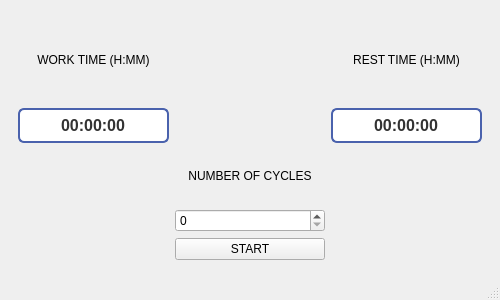
<?xml version="1.0" encoding="UTF-8"?>
<ui version="4.0">
 <class>MainWindow</class>
 <widget class="QMainWindow" name="MainWindow">
  <property name="geometry">
   <rect>
    <x>0</x>
    <y>0</y>
    <width>500</width>
    <height>300</height>
   </rect>
  </property>
  <property name="maximumSize">
   <size>
    <width>500</width>
    <height>400</height>
   </size>
  </property>
  <property name="windowTitle">
   <string>MainWindow</string>
  </property>
  <widget class="QWidget" name="centralwidget">
   <layout class="QHBoxLayout" name="horizontalLayout">
    <item>
     <widget class="QStackedWidget" name="stackedWidget">
      <property name="currentIndex">
       <number>0</number>
      </property>
      <widget class="QWidget" name="page">
       <layout class="QVBoxLayout" name="verticalLayout_4">
        <item>
         <layout class="QGridLayout" name="gridLayout" columnstretch="1,1,1">
          <property name="sizeConstraint">
           <enum>QLayout::SizeConstraint::SetDefaultConstraint</enum>
          </property>
          <item row="0" column="0">
           <widget class="QLabel" name="label_2">
            <property name="text">
             <string>WORK TIME (H:MM)</string>
            </property>
            <property name="alignment">
             <set>Qt::AlignmentFlag::AlignCenter</set>
            </property>
           </widget>
          </item>
          <item row="1" column="0">
           <widget class="QTimeEdit" name="timeEdit_2">
            <property name="focusPolicy">
             <enum>Qt::FocusPolicy::ClickFocus</enum>
            </property>
            <property name="styleSheet">
             <string notr="true">QTimeEdit {
    border: 2px solid #4a62ad;       /* Синяя рамка */
    border-radius: 6px;              /* Скругление углов */
    padding: 5px 10px;               /* Отступы внутри поля */
    background-color: #ffffff;       /* Цвет фона */
    color: #333333;                  /* Цвет текста */
    font-family: &quot;Segoe UI&quot;, Arial;  /* Шрифт */
    font-size: 16px;                 /* Размер текста */
    font-weight: bold;
}

/* Стиль при наведении мыши на поле */
QTimeEdit:hover {
    border: 2px solid #354580;       /* Темно-синяя рамка */
}

/* Стилизация блока с кнопками &quot;вверх-вниз&quot; */
QTimeEdit::up-button, QTimeEdit::down-button {
    subcontrol-origin: border;
    width: 20px;                     /* Ширина кнопок */
    background: #eaeaea;             /* Фон кнопок */
    border-left: 1px solid #4a62ad;  /* Разделительная линия */
}

/* Отдельно верхняя кнопка */
QTimeEdit::up-button {
    subcontrol-position: top right;  /* Позиция вверху справа */
    border-top-right-radius: 4px;
}

/* Отдельно нижняя кнопка */
QTimeEdit::down-button {
    subcontrol-position: bottom right; /* Позиция внизу справа */
    border-bottom-right-radius: 4px;
}

/* Эффект при нажатии на кнопки */
QTimeEdit::up-button:pressed, QTimeEdit::down-button:pressed {
    background: #4a62ad;
}</string>
            </property>
            <property name="alignment">
             <set>Qt::AlignmentFlag::AlignCenter</set>
            </property>
            <property name="buttonSymbols">
             <enum>QAbstractSpinBox::ButtonSymbols::NoButtons</enum>
            </property>
           </widget>
          </item>
          <item row="0" column="2">
           <widget class="QLabel" name="label_3">
            <property name="text">
             <string>REST TIME (H:MM)</string>
            </property>
            <property name="alignment">
             <set>Qt::AlignmentFlag::AlignCenter</set>
            </property>
           </widget>
          </item>
          <item row="1" column="1">
           <spacer name="horizontalSpacer">
            <property name="orientation">
             <enum>Qt::Orientation::Horizontal</enum>
            </property>
            <property name="sizeHint" stdset="0">
             <size>
              <width>40</width>
              <height>20</height>
             </size>
            </property>
           </spacer>
          </item>
          <item row="4" column="0">
           <spacer name="horizontalSpacer_2">
            <property name="orientation">
             <enum>Qt::Orientation::Horizontal</enum>
            </property>
            <property name="sizeHint" stdset="0">
             <size>
              <width>40</width>
              <height>20</height>
             </size>
            </property>
           </spacer>
          </item>
          <item row="4" column="2">
           <spacer name="horizontalSpacer_3">
            <property name="orientation">
             <enum>Qt::Orientation::Horizontal</enum>
            </property>
            <property name="sizeHint" stdset="0">
             <size>
              <width>40</width>
              <height>20</height>
             </size>
            </property>
           </spacer>
          </item>
          <item row="4" column="1">
           <widget class="QPushButton" name="startCycleButton">
            <property name="text">
             <string>START</string>
            </property>
           </widget>
          </item>
          <item row="1" column="2">
           <widget class="QTimeEdit" name="timeEdit">
            <property name="styleSheet">
             <string notr="true">QTimeEdit {
    border: 2px solid #4a62ad;       /* Синяя рамка */
    border-radius: 6px;              /* Скругление углов */
    padding: 5px 10px;               /* Отступы внутри поля */
    background-color: #ffffff;       /* Цвет фона */
    color: #333333;                  /* Цвет текста */
    font-family: &quot;Segoe UI&quot;, Arial;  /* Шрифт */
    font-size: 16px;                 /* Размер текста */
    font-weight: bold;
}

/* Стиль при наведении мыши на поле */
QTimeEdit:hover {
    border: 2px solid #354580;       /* Темно-синяя рамка */
}

/* Стилизация блока с кнопками &quot;вверх-вниз&quot; */
QTimeEdit::up-button, QTimeEdit::down-button {
    subcontrol-origin: border;
    width: 20px;                     /* Ширина кнопок */
    background: #eaeaea;             /* Фон кнопок */
    border-left: 1px solid #4a62ad;  /* Разделительная линия */
}

/* Отдельно верхняя кнопка */
QTimeEdit::up-button {
    subcontrol-position: top right;  /* Позиция вверху справа */
    border-top-right-radius: 4px;
}

/* Отдельно нижняя кнопка */
QTimeEdit::down-button {
    subcontrol-position: bottom right; /* Позиция внизу справа */
    border-bottom-right-radius: 4px;
}

/* Эффект при нажатии на кнопки */
QTimeEdit::up-button:pressed, QTimeEdit::down-button:pressed {
    background: #4a62ad;
}</string>
            </property>
            <property name="alignment">
             <set>Qt::AlignmentFlag::AlignCenter</set>
            </property>
            <property name="buttonSymbols">
             <enum>QAbstractSpinBox::ButtonSymbols::NoButtons</enum>
            </property>
           </widget>
          </item>
          <item row="2" column="1">
           <layout class="QVBoxLayout" name="verticalLayout">
            <item>
             <widget class="QLabel" name="label">
              <property name="layoutDirection">
               <enum>Qt::LayoutDirection::LeftToRight</enum>
              </property>
              <property name="text">
               <string>NUMBER OF CYCLES</string>
              </property>
              <property name="alignment">
               <set>Qt::AlignmentFlag::AlignCenter</set>
              </property>
             </widget>
            </item>
            <item>
             <widget class="QSpinBox" name="spinBox"/>
            </item>
           </layout>
          </item>
         </layout>
        </item>
       </layout>
      </widget>
      <widget class="QWidget" name="page_2">
       <layout class="QVBoxLayout" name="verticalLayout_2">
        <item>
         <layout class="QGridLayout" name="gridLayout_2" columnstretch="1,1">
          <item row="1" column="0">
           <widget class="QPushButton" name="stopCycleButton">
            <property name="text">
             <string>STOP</string>
            </property>
           </widget>
          </item>
          <item row="1" column="1">
           <widget class="QPushButton" name="pauseCycleButton">
            <property name="text">
             <string>PAUSE</string>
            </property>
           </widget>
          </item>
          <item row="0" column="0" colspan="2">
           <widget class="GaugeWidget" name="widget" native="true">
            <property name="backgroundColor" stdset="0">
             <color>
              <red>255</red>
              <green>255</green>
              <blue>255</blue>
             </color>
            </property>
            <property name="progressBarColor" stdset="0">
             <color>
              <red>226</red>
              <green>62</green>
              <blue>255</blue>
             </color>
            </property>
            <property name="value" stdset="0">
             <number>25</number>
            </property>
           </widget>
          </item>
         </layout>
        </item>
       </layout>
      </widget>
     </widget>
    </item>
   </layout>
  </widget>
  <widget class="QMenuBar" name="menubar">
   <property name="geometry">
    <rect>
     <x>0</x>
     <y>0</y>
     <width>500</width>
     <height>33</height>
    </rect>
   </property>
  </widget>
  <widget class="QStatusBar" name="statusbar"/>
 </widget>
 <customwidgets>
  <customwidget>
   <class>GaugeWidget</class>
   <extends>QWidget</extends>
   <header>gauge_widget</header>
   <container>1</container>
  </customwidget>
 </customwidgets>
 <resources/>
 <connections/>
</ui>
